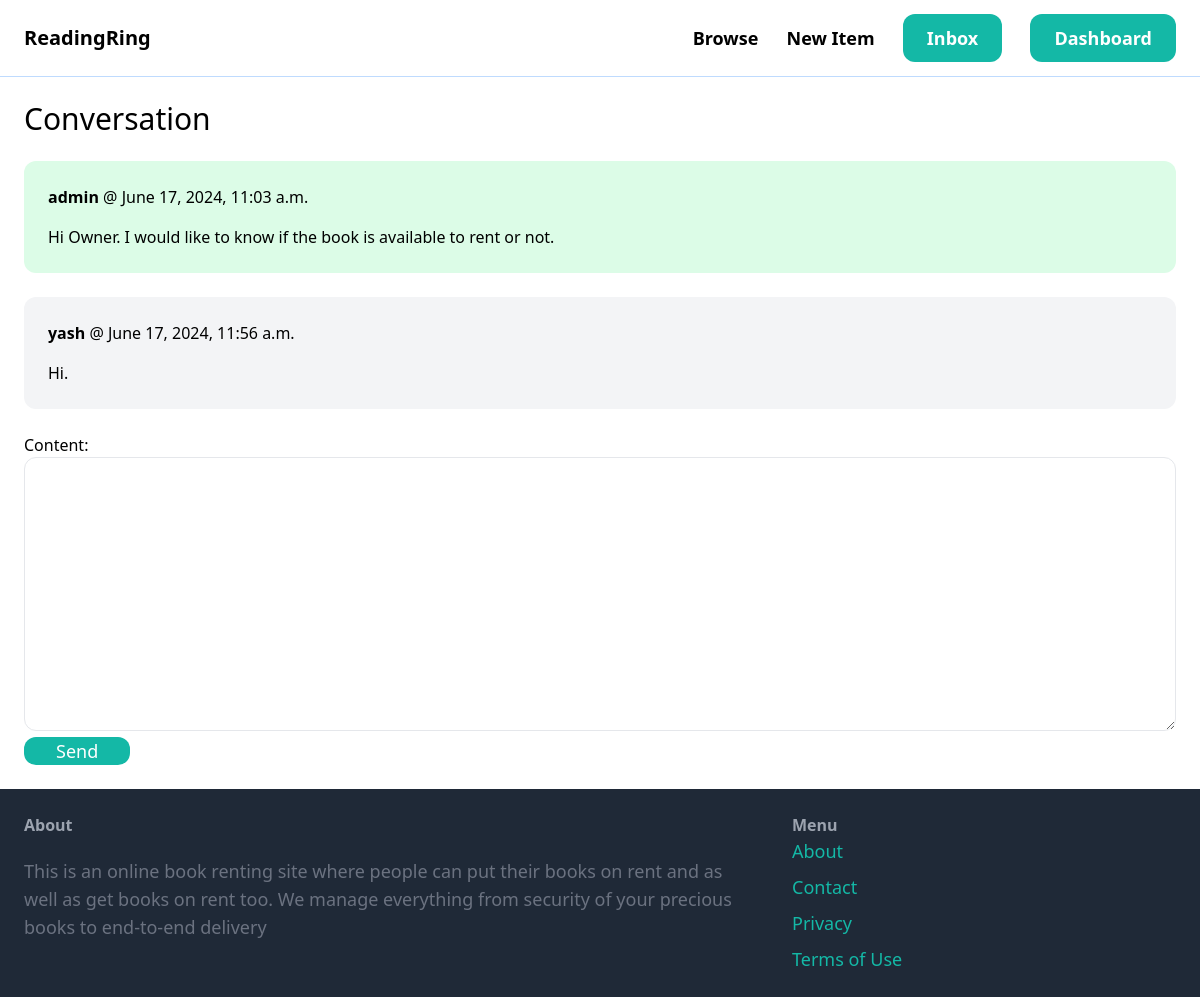
The page /inbox/1/ (signed in) on the database its author committed.
### conversation/models.py (models this page shows)
class ConversationMessage(models.Model):
    conversation = models.ForeignKey(Conversation, related_name = 'messages', on_delete =models.CASCADE)
    content = models.TextField()
    created_at = models.DateTimeField(auto_now_add=True)
    created_by = models.ForeignKey(User, related_name = 'created_messages',on_delete = models.CASCADE) # if the user is deleted then delete all the messages

### conversation/views.py (the view)
# urls.py: path('<int:pk>/',views.detail, name = 'detail'),
@login_required
def detail(request,pk):
    conversation = Conversation.objects.filter(members__in =[request.user.id]).get(pk = pk)
    if request.method == 'POST':
        form = ConversationMessageForm(request.POST)
        if form.is_valid():
            conversation_message = form.save(commit = False)
            conversation_message.conversation = conversation
            conversation_message.created_by = request.user
            conversation_message.save()
            conversation.save()
        return redirect('conversation:detail',pk = pk)
    else:
        form = ConversationMessageForm()
    return render(request, 'conversation/detail.html',{
        'conversation': conversation,
        'form':form
    })

### conversation/forms.py
class ConversationMessageForm(forms.ModelForm):
    class Meta:
        model = ConversationMessage
        fields = {'content',}
        widgets = {
            'content': forms.Textarea(attrs = {
                'class': 'w-full py-4 px-6 rounded-xl border'
            })
        }

### conversation/templates/conversation/detail.html (shortened to what this page needs)
{% extends 'core/base.html' %}
{% block content %}
<h1 class = "mb-6 text-3xl">Conversation</h1>
<div class = "space-y-6">
    {% for message in conversation.messages.all  %}
            <div class = "p-6 flex {% if message.created_by == request.user %} bg-green-100 {% else %} bg-gray-100 {% endif %}rounded-xl">
                <div>
                    <p class = "mb-4"><strong>{{message.created_by}}</strong> @ {{message.created_at}}</p>
                    <p>{{message.content}}</p>
                </div>
            </div>
    {% endfor %}
</div>
<form method = 'POST' action = '.' class ='mt-6' >
    {{ form.as_p}}
    <button class = "px-8 px-4 rounded-xl text-white bg-teal-500 hover:bg-teal-700 text-lg">Send</button>
</form>
{% endblock %}

### rows shown on the page
ConversationMessage: created_by "admin", created_at "June 17, 2024, 11:03 a.m.", content "Hi Owner. I would like to know if the book is available to rent or not."
ConversationMessage: created_by "yash", created_at "June 17, 2024, 11:56 a.m.", content "Hi."
